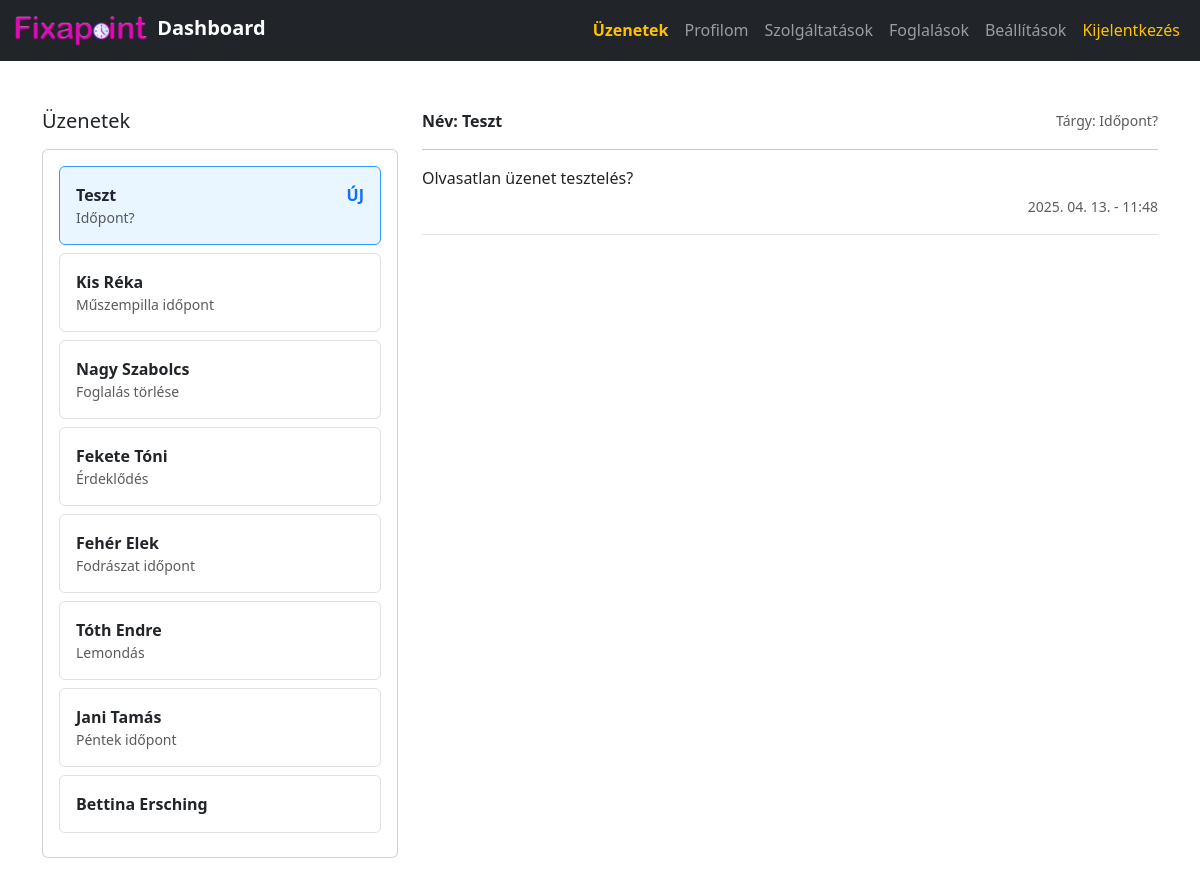
Screenshot of /app/view/auth/dashboard/contactmessage.php?user=Teszt (signed in) with the database file from the repository.
### tables this page shows
CREATE TABLE `messages` (
  `id` int(11) NOT NULL,
  `name` varchar(100) NOT NULL,
  `email` varchar(100) NOT NULL,
  `phone` varchar(30) NOT NULL,
  `subject` varchar(150) NOT NULL,
  `message` text NOT NULL,
  `submitted_at` timestamp NOT NULL DEFAULT current_timestamp(),
  `is_read` tinyint(1) DEFAULT 0
);

### app/view/auth/dashboard/contactmessage.php (the view, shortened to what this page needs)
<?php
require_once(__DIR__ . '/header.php');
$db = new Database();
$pdo = $db->getConnection();
$selectedUser = isset($_GET['user']) ? $_GET['user'] : null;
?>
<section>
  <div class="container py-5 w-70">
    <div class="row">
      <div class="col-md-6 col-lg-5 col-xl-4 mb-4 mb-md-0">
  <h5 class="font-weight-bold mb-3 text-center text-lg-start">Üzenetek</h5>
  <div class="card">
    <div class="card-body">
      <ul class="list-unstyled mb-0">
        <?php
          $query = $pdo->prepare("SELECT m1.name, m1.subject, SUM(CASE WHEN m1.is_read = 0 THEN 1 ELSE 0 END) as unread_count FROM messages m1 INNER JOIN (SELECT name, MAX(submitted_at) as last_time FROM messages GROUP BY name) m2 ON m1.name = m2.name AND m1.submitted_at = m2.last_time GROUP BY m1.name, m1.subject ORDER BY m1.submitted_at DESC");
          $query->execute();
          while ($row = $query->fetch()) {
          $name = htmlspecialchars($row['name']);
            $subject = htmlspecialchars($row['subject']);
            $unread = $row['unread_count'] > 0;
            $active = $selectedUser === $name ? 'active' : '';
            $badge = $unread
            ? "<span class='fw-bold text-primary float-end'>ÚJ</span>" : "";
          echo "<li class='mb-2'>
                  <a href='?user=" . urlencode($name) . "'
                     class='d-block p-3 rounded message-card text-decoration-none text-dark $active'>
                    <div class='d-flex justify-content-between align-items-center'>
                      <div class='fw-semibold fs-6'>$name</div>
                      $badge
                    </div>
                    <div class='text-muted small'>$subject</div>
                  </a>
                </li>";
          }
        ?>
      </ul>
    </div>
  </div>
</div>
<div class="col-md-6 col-lg-7 col-xl-8">
  <ul class="list-unstyled">
    <?php
    if ($selectedUser) {
      $pdo->prepare("UPDATE messages SET is_read = 1 WHERE name = :name")->execute(['name' => $selectedUser]);
      $query = $pdo->prepare("SELECT * FROM messages WHERE name = :name ORDER BY submitted_at ASC");
      $query->execute(['name' => $selectedUser]);
      while ($msg = $query->fetch()) {
        $name = htmlspecialchars($msg['name']);
        $subject = htmlspecialchars($msg['subject']);
        $text = htmlspecialchars($msg['message']);
        $time = date('Y-m-d H:i', strtotime($msg['submitted_at']));
    echo "<li class='mb-4'>
                <div class='border-bottom pb-3'>
                  <div class='d-flex justify-content-between align-items-center'>
                    <div class='fw-bold'>Név: $name</div>
                    <div class='text-muted small'>Tárgy: $subject</div>
                  </div>
                  <hr>
                  <div>
                    <p class='mb-1'>$text</p>
                    <div class='text-end'>
                      <small class='text-muted' style='white-space: nowrap;'>
                        " . date('Y. m. d.', strtotime($time)) . " - " . date('H:i', strtotime($time)) . "
                      </small>
                    </div>
                  </div>
                </div>
              </li>";
      }
    } else {
      echo "<p class='text-muted'>Válassz ki egy felhasználót a bal oldalon.</p>";
    }
    ?>
  </ul>
  </div>
</div>
</div>
</section>

### app/view/auth/dashboard/contactmessage.php (style rules this page uses)
.message-card { transition: background-color 0.2s ease-in-out, box-shadow 0.2s; border: 1px solid #e0e0e0; background-color: #fff; }
.message-card.active { background-color: #e9f5ff; border-color: #3399ff; }

### rows the page displays
messages: name "Teszt", subject "Időpont?", message "Olvasatlan üzenet tesztelés?", submitted_at "2025. 04. 13.", submitted_at "11:48"

### other values shown
$name "Teszt"
$subject "Időpont?"
$name "Kis Réka"
$subject "Műszempilla időpont"
$name "Nagy Szabolcs"
$subject "Foglalás törlése"
$name "Fekete Tóni"
$subject "Érdeklődés"
$name "Fehér Elek"
$subject "Fodrászat időpont"
$name "Tóth Endre"
$subject "Lemondás"
$name "Jani Tamás"
$subject "Péntek időpont"
$name "Bettina Ersching"
